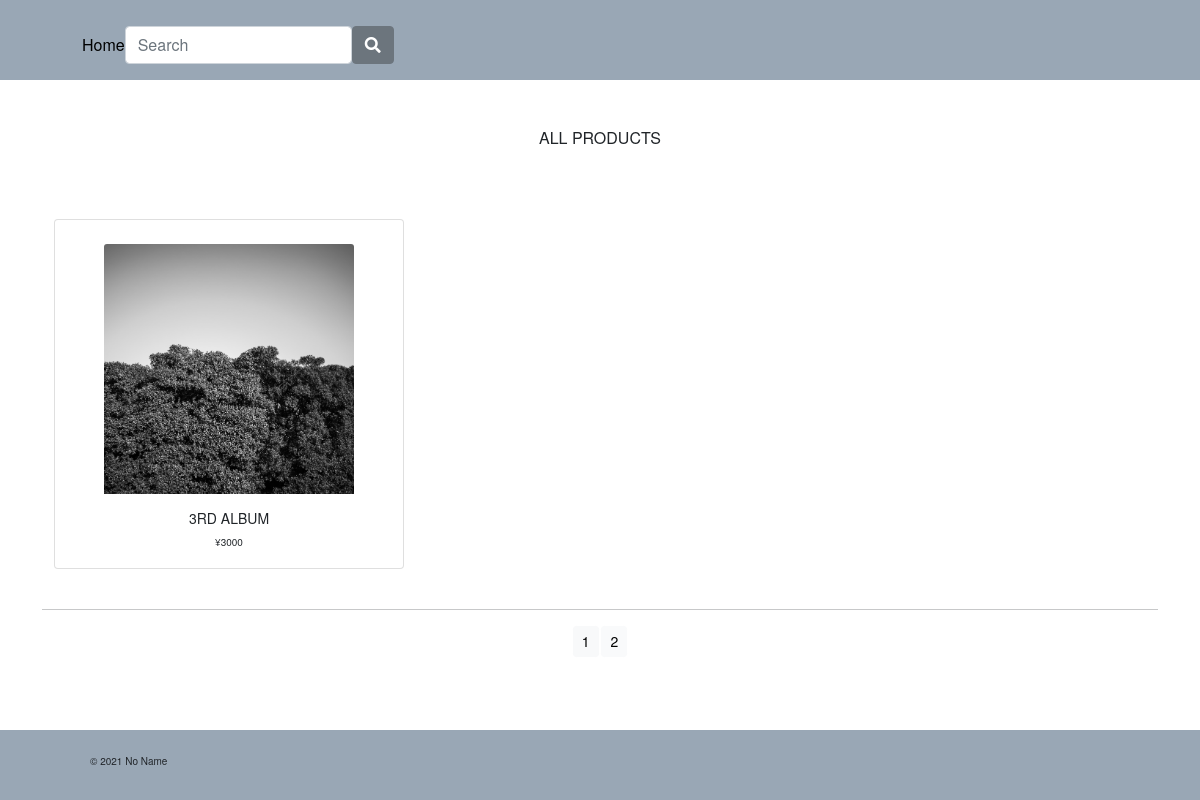
Screenshot of /shop/?page=2 with the database file from the repository.
### shop/models.py (models this page shows, shortened)
class Product(models.Model):
    name = models.CharField(max_length=250, unique=True)
    slug = models.SlugField(max_length=250, unique=True)
    description = models.TextField(blank=True)
    category = models.ForeignKey(Category, on_delete=models.CASCADE)
    price = models.DecimalField(max_digits=10, decimal_places=0)
    image = models.ImageField(upload_to='product', blank=True)
    stock = models.IntegerField()
    available = models.BooleanField(default=True)
    created = models.DateTimeField(auto_now_add=True)
    updated = models.DateTimeField(auto_now=True)
    def get_url(self):
        return reverse('shop:ProdCatDetail', args=[self.category.slug, self.slug])

### shop/views.py (the view)
# urls.py: path('', views.allProdCat, name='allProdCat'),
def allProdCat(request, c_slug=None):
    c_page = None
    products_list = None
    if c_slug != None:
        c_page = get_object_or_404(Category, slug=c_slug)
        products_list = Product.objects.filter(category=c_page)
    else:
        products_list = Product.objects.all()
    paginator = Paginator(products_list, 6)
    try:
        page = int(request.GET.get('page','1'))
    except:
        page = 1
    try:
        products = paginator.page(page)
    except (EmptyPage, InvalidPage):
        products = paginator.page(paginator.num_pags)
    return render(request, 'shop/category.html', {'category': c_page, 'products': products})

### cart/context_processors.py (called while the page is built)
def counter(request):
    item_count = 0
    if 'admin' in request.path:
        return {}
    else:
        try:
            cart = Cart.objects.filter(cart_id=_cart_id(request))
            cart_items = CartItem.objects.all().filter(cart=cart[:1])
            for cart_item in cart_items:
                item_count += cart_item.quantity
        except Cart.DoesNotExist:
            item_count = 0
    return dict(item_count = item_count)

### cart/views.py (called while the page is built)
def _cart_id(request):
    cart = request.session.session_key
    if not cart:
        cart = request.session.create()
    return cart

### shop/context_processors.py (called while the page is built)
def menu_links(request):
    links = Category.objects.all()
    return dict(links=links)

### shop/templates/shop/category.html (shortened to what this page needs)
{% extends "base.html" %}
{% load static %}
{% block content %}
    {% if category %}
    <div>
        <h1 class="text-center my_title">{{category.name}}</h1>
    </div>
    {% else %}
    <div>
        <h1 class="text-center my_title my-5">All Products</h1>
    </div>
    {% endif %}
    <div class="container">
        <div class="row mx-auto ">
            {% for product in products.object_list  %}
            <div class=" col-9 col-sm-12 col-md-4 col-md-12 col-lg-4">
                <div class="card text-center my-4" >
                    <a href="{{product.get_url}}"><img class="card-img-top my_image mt-4" src="{{product.image.url}}" alt="{{product.name}}"></a>
                    <div class="card-body">
                        <h4>{{product.name}}</h4>
                        <p>¥{{product.price}}</p>
                    </div>
                </div>
            </div>
            {% endfor %}
        </div>
        <div class="mx-auto text-center ">
            {% if products.paginator.num_pages > 1 %}
              <hr>
              <div class="text-cente">
                  {% for pg in products.paginator.page_range %}
                  <a href="?page={{pg}}" class="btn btn-light btn-sm {% if products.number == pg %}active{% endif %}">{{pg}}</a>
                  {% endfor %}
              </div>
            {% endif %}
        </div>
        <br>
    </div>
{% endblock %}

### static/css/style.css (style rules this page uses)
*,*::before,*::after { box-sizing: border-box; }
html { width: 100%; position: relative; min-height: 100%; }
body { font-family: "Helvetica Neue",Arial,"Hiragino Kaku Gothic ProN","Hiragino Sans",Meiryo,sans-serif; font-size: 62.5%; padding-bottom: 70px; }
img { object-fit: cover; }
a:link,a:visited,a:hover, a:active { text-decoration: none; color: black; }
.my_title { font-size: 16px; text-transform: uppercase; }
.card { width: 350px; height: 350px; }
.card-body h4 { font-size: 14px; text-transform: uppercase; }
.card-img-top { width: 250px; height: 250px; }

### rows the page displays
Product: image (picture), name "3RD ALBUM", price "3000"

### other values shown
{{ pg }} "1" "2"
